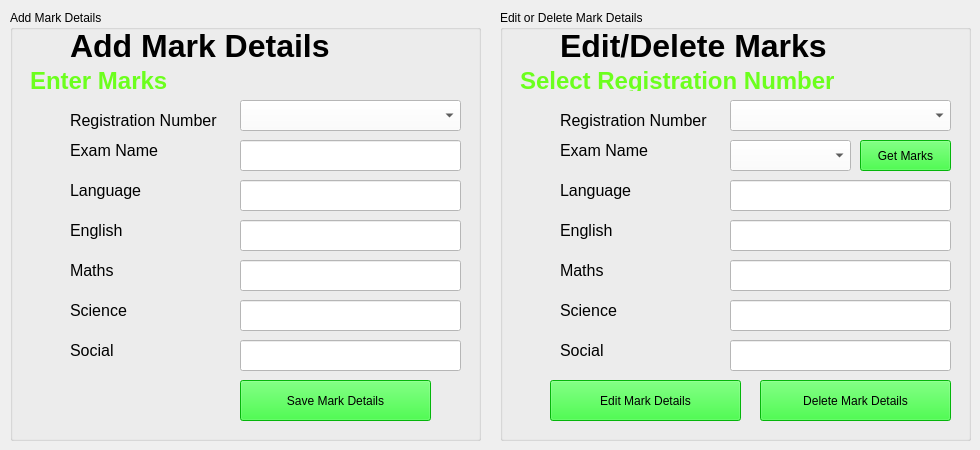
    <widget class="QWidget" name="tab_8">
     <attribute name="title">
      <string>Mark</string>
     </attribute>
     <widget class="QGroupBox" name="groupBox">
      <property name="geometry">
       <rect>
        <x>10</x>
        <y>10</y>
        <width>471</width>
        <height>431</height>
       </rect>
      </property>
      <property name="title">
       <string>Add Mark Details</string>
      </property>
      <widget class="QLabel" name="label_41">
       <property name="geometry">
        <rect>
         <x>60</x>
         <y>20</y>
         <width>331</width>
         <height>31</height>
        </rect>
       </property>
       <property name="font">
        <font>
         <pointsize>24</pointsize>
         <weight>75</weight>
         <bold>true</bold>
        </font>
       </property>
       <property name="text">
        <string>Add Mark Details</string>
       </property>
      </widget>
      <widget class="QLabel" name="label_42">
       <property name="geometry">
        <rect>
         <x>20</x>
         <y>60</y>
         <width>381</width>
         <height>21</height>
        </rect>
       </property>
       <property name="font">
        <font>
         <pointsize>18</pointsize>
         <weight>75</weight>
         <bold>true</bold>
        </font>
       </property>
       <property name="styleSheet">
        <string notr="true">color: rgb(108, 255, 29);</string>
       </property>
       <property name="text">
        <string>Enter Marks</string>
       </property>
      </widget>
      <widget class="QLabel" name="label_43">
       <property name="geometry">
        <rect>
         <x>60</x>
         <y>100</y>
         <width>161</width>
         <height>21</height>
        </rect>
       </property>
       <property name="font">
        <font>
         <pointsize>12</pointsize>
        </font>
       </property>
       <property name="text">
        <string>Registration Number</string>
       </property>
      </widget>
      <widget class="QComboBox" name="comboBox_4">
       <property name="geometry">
        <rect>
         <x>230</x>
         <y>90</y>
         <width>221</width>
         <height>31</height>
        </rect>
       </property>
       <property name="styleSheet">
        <string notr="true">background-color: rgb(255, 255, 255);
font: 12pt &quot;MS Shell Dlg 2&quot;;</string>
       </property>
      </widget>
      <widget class="QLabel" name="label_44">
       <property name="geometry">
        <rect>
         <x>60</x>
         <y>130</y>
         <width>161</width>
         <height>21</height>
        </rect>
       </property>
       <property name="font">
        <font>
         <pointsize>12</pointsize>
        </font>
       </property>
       <property name="text">
        <string>Exam Name</string>
       </property>
      </widget>
      <widget class="QLineEdit" name="lineEdit_16">
       <property name="geometry">
        <rect>
         <x>230</x>
         <y>130</y>
         <width>221</width>
         <height>31</height>
        </rect>
       </property>
       <property name="styleSheet">
        <string notr="true">background-color: rgb(255, 255, 255);
font: 12pt &quot;MS Shell Dlg 2&quot;;</string>
       </property>
      </widget>
      <widget class="QLabel" name="label_45">
       <property name="geometry">
        <rect>
         <x>60</x>
         <y>170</y>
         <width>161</width>
         <height>21</height>
        </rect>
       </property>
       <property name="font">
        <font>
         <pointsize>12</pointsize>
        </font>
       </property>
       <property name="text">
        <string>Language</string>
       </property>
      </widget>
      <widget class="QLineEdit" name="lineEdit_20">
       <property name="geometry">
        <rect>
         <x>230</x>
         <y>170</y>
         <width>221</width>
         <height>31</height>
        </rect>
       </property>
       <property name="styleSheet">
        <string notr="true">background-color: rgb(255, 255, 255);
font: 12pt &quot;MS Shell Dlg 2&quot;;</string>
       </property>
      </widget>
      <widget class="QLabel" name="label_46">
       <property name="geometry">
        <rect>
         <x>60</x>
         <y>210</y>
         <width>161</width>
         <height>21</height>
        </rect>
       </property>
       <property name="font">
        <font>
         <pointsize>12</pointsize>
        </font>
       </property>
       <property name="text">
        <string>English</string>
       </property>
      </widget>
      <widget class="QLineEdit" name="lineEdit_21">
       <property name="geometry">
        <rect>
         <x>230</x>
         <y>210</y>
         <width>221</width>
         <height>31</height>
        </rect>
       </property>
       <property name="styleSheet">
        <string notr="true">background-color: rgb(255, 255, 255);
font: 12pt &quot;MS Shell Dlg 2&quot;;</string>
       </property>
      </widget>
      <widget class="QLabel" name="label_47">
       <property name="geometry">
        <rect>
         <x>60</x>
         <y>250</y>
         <width>161</width>
         <height>21</height>
        </rect>
       </property>
       <property name="font">
        <font>
         <pointsize>12</pointsize>
        </font>
       </property>
       <property name="text">
        <string>Maths</string>
       </property>
      </widget>
      <widget class="QLineEdit" name="lineEdit_22">
       <property name="geometry">
        <rect>
         <x>230</x>
         <y>250</y>
         <width>221</width>
         <height>31</height>
        </rect>
       </property>
       <property name="styleSheet">
        <string notr="true">background-color: rgb(255, 255, 255);
font: 12pt &quot;MS Shell Dlg 2&quot;;</string>
       </property>
      </widget>
      <widget class="QLabel" name="label_48">
       <property name="geometry">
        <rect>
         <x>60</x>
         <y>290</y>
         <width>161</width>
         <height>21</height>
        </rect>
       </property>
       <property name="font">
        <font>
         <pointsize>12</pointsize>
        </font>
       </property>
       <property name="text">
        <string>Science</string>
       </property>
      </widget>
      <widget class="QLineEdit" name="lineEdit_23">
       <property name="geometry">
        <rect>
         <x>230</x>
         <y>290</y>
         <width>221</width>
         <height>31</height>
        </rect>
       </property>
       <property name="styleSheet">
        <string notr="true">background-color: rgb(255, 255, 255);
font: 12pt &quot;MS Shell Dlg 2&quot;;</string>
       </property>
      </widget>
      <widget class="QLabel" name="label_49">
       <property name="geometry">
        <rect>
         <x>60</x>
         <y>330</y>
         <width>161</width>
         <height>21</height>
        </rect>
       </property>
       <property name="font">
        <font>
         <pointsize>12</pointsize>
        </font>
       </property>
       <property name="text">
        <string>Social</string>
       </property>
      </widget>
      <widget class="QLineEdit" name="lineEdit_24">
       <property name="geometry">
        <rect>
         <x>230</x>
         <y>330</y>
         <width>221</width>
         <height>31</height>
        </rect>
       </property>
       <property name="styleSheet">
        <string notr="true">background-color: rgb(255, 255, 255);
font: 12pt &quot;MS Shell Dlg 2&quot;;</string>
       </property>
      </widget>
      <widget class="QPushButton" name="pushButton_6">
       <property name="geometry">
        <rect>
         <x>230</x>
         <y>370</y>
         <width>191</width>
         <height>41</height>
        </rect>
       </property>
       <property name="styleSheet">
        <string notr="true">background-color: rgb(6, 255, 14);
font: 12pt &quot;MS Shell Dlg 2&quot;;</string>
       </property>
       <property name="text">
        <string>Save Mark Details</string>
       </property>
      </widget>
     </widget>
     <widget class="QGroupBox" name="groupBox_2">
      <property name="geometry">
       <rect>
        <x>500</x>
        <y>10</y>
        <width>471</width>
        <height>431</height>
       </rect>
      </property>
      <property name="title">
       <string>Edit or Delete Mark Details</string>
      </property>
      <widget class="QLabel" name="label_68">
       <property name="geometry">
        <rect>
         <x>60</x>
         <y>20</y>
         <width>331</width>
         <height>31</height>
        </rect>
       </property>
       <property name="font">
        <font>
         <pointsize>24</pointsize>
         <weight>75</weight>
         <bold>true</bold>
        </font>
       </property>
       <property name="text">
        <string>Edit/Delete Marks</string>
       </property>
      </widget>
      <widget class="QLabel" name="label_69">
       <property name="geometry">
        <rect>
         <x>20</x>
         <y>60</y>
         <width>381</width>
         <height>21</height>
        </rect>
       </property>
       <property name="font">
        <font>
         <pointsize>18</pointsize>
         <weight>75</weight>
         <bold>true</bold>
        </font>
       </property>
       <property name="styleSheet">
        <string notr="true">color: rgb(108, 255, 29);</string>
       </property>
       <property name="text">
        <string>Select Registration Number</string>
       </property>
      </widget>
      <widget class="QLabel" name="label_70">
       <property name="geometry">
        <rect>
         <x>60</x>
         <y>100</y>
         <width>161</width>
         <height>21</height>
        </rect>
       </property>
       <property name="font">
        <font>
         <pointsize>12</pointsize>
        </font>
       </property>
       <property name="text">
        <string>Registration Number</string>
       </property>
      </widget>
      <widget class="QComboBox" name="comboBox_7">
       <property name="geometry">
        <rect>
         <x>230</x>
         <y>90</y>
         <width>221</width>
         <height>31</height>
        </rect>
       </property>
       <property name="styleSheet">
        <string notr="true">background-color: rgb(255, 255, 255);
font: 12pt &quot;MS Shell Dlg 2&quot;;</string>
       </property>
      </widget>
      <widget class="QLabel" name="label_71">
       <property name="geometry">
        <rect>
         <x>60</x>
         <y>130</y>
         <width>161</width>
         <height>21</height>
        </rect>
       </property>
       <property name="font">
        <font>
         <pointsize>12</pointsize>
        </font>
       </property>
       <property name="text">
        <string>Exam Name</string>
       </property>
      </widget>
      <widget class="QLabel" name="label_72">
       <property name="geometry">
        <rect>
         <x>60</x>
         <y>170</y>
         <width>161</width>
         <height>21</height>
        </rect>
       </property>
       <property name="font">
        <font>
         <pointsize>12</pointsize>
        </font>
       </property>
       <property name="text">
        <string>Language</string>
       </property>
      </widget>
      <widget class="QLineEdit" name="lineEdit_38">
       <property name="geometry">
        <rect>
         <x>230</x>
         <y>170</y>
         <width>221</width>
         <height>31</height>
        </rect>
       </property>
       <property name="styleSheet">
        <string notr="true">background-color: rgb(255, 255, 255);
font: 12pt &quot;MS Shell Dlg 2&quot;;</string>
       </property>
      </widget>
      <widget class="QLabel" name="label_73">
       <property name="geometry">
        <rect>
         <x>60</x>
         <y>210</y>
         <width>161</width>
         <height>21</height>
        </rect>
       </property>
       <property name="font">
        <font>
         <pointsize>12</pointsize>
        </font>
       </property>
       <property name="text">
        <string>English</string>
       </property>
      </widget>
      <widget class="QLineEdit" name="lineEdit_39">
       <property name="geometry">
        <rect>
         <x>230</x>
         <y>210</y>
         <width>221</width>
         <height>31</height>
        </rect>
       </property>
       <property name="styleSheet">
        <string notr="true">background-color: rgb(255, 255, 255);
font: 12pt &quot;MS Shell Dlg 2&quot;;</string>
       </property>
      </widget>
      <widget class="QLabel" name="label_74">
       <property name="geometry">
        <rect>
         <x>60</x>
         <y>250</y>
         <width>161</width>
         <height>21</height>
        </rect>
       </property>
       <property name="font">
        <font>
         <pointsize>12</pointsize>
        </font>
       </property>
       <property name="text">
        <string>Maths</string>
       </property>
      </widget>
      <widget class="QLineEdit" name="lineEdit_40">
       <property name="geometry">
        <rect>
         <x>230</x>
         <y>250</y>
         <width>221</width>
         <height>31</height>
        </rect>
       </property>
       <property name="styleSheet">
        <string notr="true">background-color: rgb(255, 255, 255);
font: 12pt &quot;MS Shell Dlg 2&quot;;</string>
       </property>
      </widget>
      <widget class="QLabel" name="label_75">
       <property name="geometry">
        <rect>
         <x>60</x>
         <y>290</y>
         <width>161</width>
         <height>21</height>
        </rect>
       </property>
       <property name="font">
        <font>
         <pointsize>12</pointsize>
        </font>
       </property>
       <property name="text">
        <string>Science</string>
       </property>
      </widget>
      <widget class="QLineEdit" name="lineEdit_41">
       <property name="geometry">
        <rect>
         <x>230</x>
         <y>290</y>
         <width>221</width>
         <height>31</height>
        </rect>
       </property>
       <property name="styleSheet">
        <string notr="true">background-color: rgb(255, 255, 255);
font: 12pt &quot;MS Shell Dlg 2&quot;;</string>
       </property>
      </widget>
      <widget class="QLabel" name="label_76">
       <property name="geometry">
        <rect>
         <x>60</x>
         <y>330</y>
         <width>161</width>
         <height>21</height>
        </rect>
       </property>
       <property name="font">
        <font>
         <pointsize>12</pointsize>
        </font>
       </property>
       <property name="text">
        <string>Social</string>
       </property>
      </widget>
      <widget class="QLineEdit" name="lineEdit_42">
       <property name="geometry">
        <rect>
         <x>230</x>
         <y>330</y>
         <width>221</width>
         <height>31</height>
        </rect>
       </property>
       <property name="styleSheet">
        <string notr="true">background-color: rgb(255, 255, 255);
font: 12pt &quot;MS Shell Dlg 2&quot;;</string>
       </property>
      </widget>
      <widget class="QPushButton" name="pushButton_9">
       <property name="geometry">
        <rect>
         <x>260</x>
         <y>370</y>
         <width>191</width>
         <height>41</height>
        </rect>
       </property>
       <property name="styleSheet">
        <string notr="true">background-color: rgb(6, 255, 14);
font: 12pt &quot;MS Shell Dlg 2&quot;;</string>
       </property>
       <property name="text">
        <string>Delete Mark Details</string>
       </property>
      </widget>
      <widget class="QComboBox" name="comboBox_8">
       <property name="geometry">
        <rect>
         <x>230</x>
         <y>130</y>
         <width>121</width>
         <height>31</height>
        </rect>
       </property>
       <property name="styleSheet">
        <string notr="true">background-color: rgb(255, 255, 255);
font: 12pt &quot;MS Shell Dlg 2&quot;;</string>
       </property>
      </widget>
      <widget class="QPushButton" name="pushButton_10">
       <property name="geometry">
        <rect>
         <x>360</x>
         <y>130</y>
         <width>91</width>
         <height>31</height>
        </rect>
       </property>
       <property name="styleSheet">
        <string notr="true">background-color: rgb(6, 255, 14);
font: 12pt &quot;MS Shell Dlg 2&quot;;</string>
       </property>
       <property name="text">
        <string>Get Marks</string>
       </property>
      </widget>
      <widget class="QPushButton" name="pushButton_11">
       <property name="geometry">
        <rect>
         <x>50</x>
         <y>370</y>
         <width>191</width>
         <height>41</height>
        </rect>
       </property>
       <property name="styleSheet">
        <string notr="true">background-color: rgb(6, 255, 14);
font: 12pt &quot;MS Shell Dlg 2&quot;;</string>
       </property>
       <property name="text">
        <string>Edit Mark Details</string>
       </property>
      </widget>
     </widget>
    </widget>
